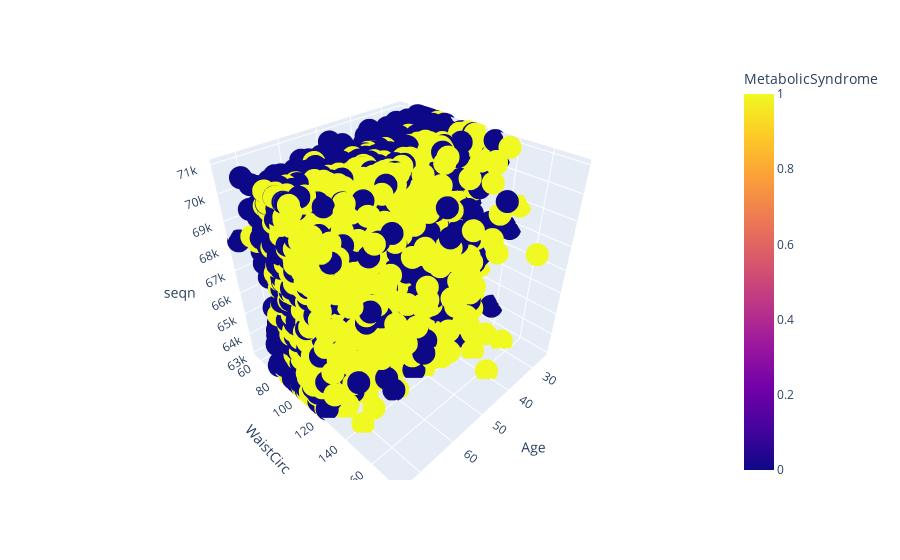

This figure's notebook cell:
### Code cell
# Polynomial kernel
import plotly.express as px
fig = px.scatter_3d(df,x="Age",y="WaistCirc",z="seqn",color="MetabolicSyndrome")
fig.show()

### Figure 1 — Plotly figure (JSON) as saved in the notebook; plotly's stock layout.template omitted (floating-point values rounded to 4 significant figures; data arrays with more than 128 entries replaced by an {"elided": "..."} marker saying what was removed)
{"data": [{"hovertemplate": "Age=%{x}<br>WaistCirc=%{y}<br>seqn=%{z}<br>MetabolicSyndrome=%{marker.color}<extra></extra>", "legendgroup": "", "marker": {"color": {"elided": "2401 int values"}, "coloraxis": "coloraxis", "symbol": "circle"}, "mode": "markers", "name": "", "scene": "scene", "showlegend": false, "type": "scatter3d", "x": {"elided": "2401 int values"}, "y": {"elided": "2401 float values"}, "z": {"elided": "2401 int values"}}], "layout": {"coloraxis": {"colorbar": {"title": {"text": "MetabolicSyndrome"}}, "colorscale": [[0, "#0d0887"], [0.1111, "#46039f"], [0.2222, "#7201a8"], [0.3333, "#9c179e"], [0.4444, "#bd3786"], [0.5556, "#d8576b"], [0.6667, "#ed7953"], [0.7778, "#fb9f3a"], [0.8889, "#fdca26"], [1, "#f0f921"]]}, "legend": {"tracegroupgap": 0}, "margin": {"t": 60}, "scene": {"domain": {"x": [0, 1], "y": [0, 1]}, "xaxis": {"title": {"text": "Age"}}, "yaxis": {"title": {"text": "WaistCirc"}}, "zaxis": {"title": {"text": "seqn"}}}}}
